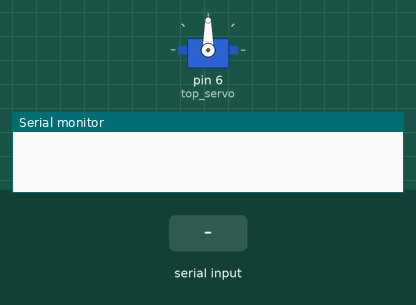
The sketch below on a simulated Arduino Uno, built with avr-gcc and run on an emulated ATmega328P. Parts: servo, the last lines printed to the serial monitor. The test bench sets the inputs (shaded band).

Above: at 1.2 s.
1.3 s: "90,45\n" received over Serial
At 1.8 s:
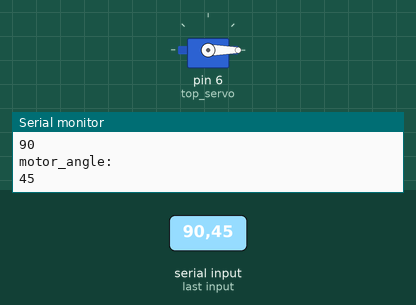
Timing chart, 0 to 4.3 s (numbered marks = the images above; inputs shaded):
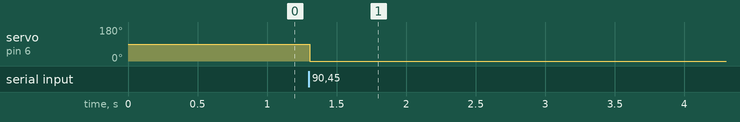

Measured:
- after the input at 1.3 s, servo on pin 6 (top_servo): 90° → 0° at once

The sketch:

lab9.ino
```cpp
#include <Servo.h>
Servo top_servo;
Servo bottom_servo;

void setup(){
  Serial.begin(9600);
  top_servo.attach(5);
  top_servo.attach(6);
}

void loop(){
  int top_angle;
  int bottom_angle;
  int motor_ID,motor_angle;

  if (Serial.available())  {
    motor_ID = Serial.parseInt();
    Serial.println("motor_ID: ");
    Serial.println(motor_ID);
    motor_angle = Serial.parseInt();
    Serial.println("motor_angle: ");
    Serial.println(motor_angle);
    switch(motor_ID){
      case 0: top_angle = motor_angle; break;
      case 1: bottom_angle = motor_angle; break;
    }
    top_servo.write(top_angle);
    bottom_servo.write(bottom_angle);
    delay(1000);
  }
}
```
